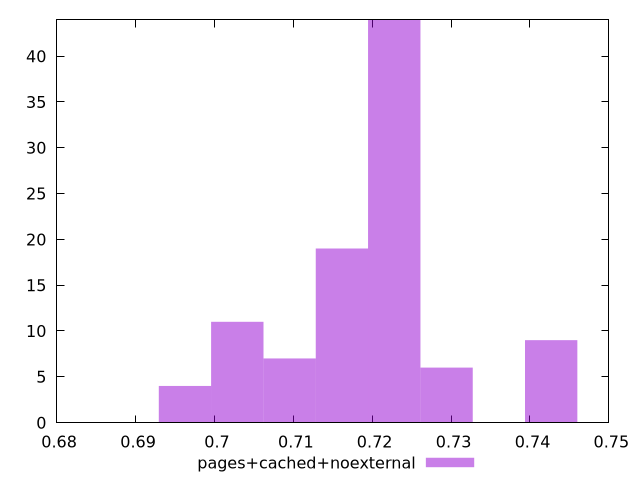

Write the gnuplot code that produced this figure.
$_pagesCachedNoexternal <<EOF
0.6962703101152183 4
0.7227948933577029 44
0.7095326017364606 7
0.729426039168324 6
0.7161637475470818 19
0.7426883307895662 9
0.7029014559258395 11
EOF
set key outside below
set terminal pngcairo
set output "report_00004_2020-11-02T20-21-41.718Z/performance_score/pages+cached+noexternal//hist.png"
set yrange [0:44]
set boxwidth 0.006631145810621127
set style fill transparent solid 0.5 noborder
plot $_pagesCachedNoexternal title "pages+cached+noexternal" with boxes ,
